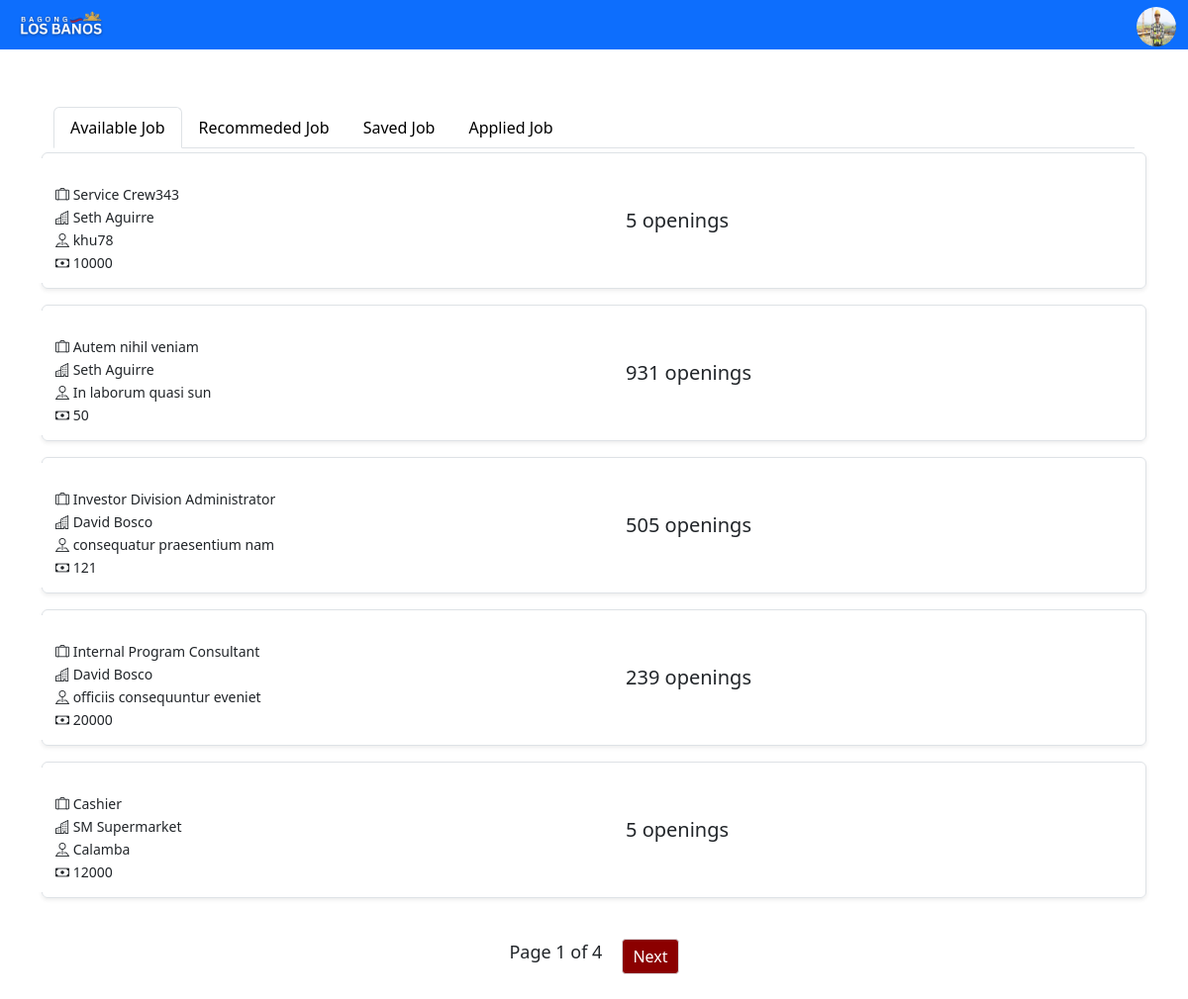
The page /Applicant/applicant_home.php (signed in) on the database its author committed.
### tables this page shows
CREATE TABLE `applicant_profile` (
  `id` int(255) NOT NULL,
  `username` varchar(255) NOT NULL,
  `password` varchar(255) NOT NULL,
  `is_verified` varchar(255) NOT NULL,
  `otp` varchar(255) NOT NULL,
  `otp_expiry` datetime(6) NOT NULL,
  `reset_token` varchar(255) NOT NULL,
  `reset_token_expiry` varchar(255) NOT NULL,
  `email` varchar(255) NOT NULL,
  `fname` varchar(255) NOT NULL,
  `lname` varchar(255) NOT NULL,
  `mname` varchar(255) NOT NULL,
  `dob` date NOT NULL,
  `pob` varchar(255) NOT NULL,
  `age` int(255) NOT NULL,
  `height` int(255) NOT NULL,
  `sex` varchar(255) NOT NULL,
  `civil_status` varchar(255) NOT NULL,
  `contact_no` int(255) NOT NULL,
  `landline` varchar(255) NOT NULL,
  `photo` varchar(255) NOT NULL,
  `present_address` varchar(255) NOT NULL,
  `tin` int(255) NOT NULL,
  `sss_no` int(255) NOT NULL,
  `pagibig_no` int(255) NOT NULL,
  `philhealth_no` int(255) NOT NULL,
  `passport_no` int(255) NOT NULL,
  `passport_expiry` datetime(6) DEFAULT NULL,
  `tertiary_school` varchar(255) NOT NULL,
  `tertiary_graduated` date NOT NULL,
  `tertiary_award` varchar(255) NOT NULL,
  `college_school` varchar(255) NOT NULL,
  `college_graduated` date NOT NULL,
  `college_award` varchar(255) NOT NULL,
  `tertiary_course` varchar(255) NOT NULL,
  `preferred_work_location` varchar(255) NOT NULL,
  `work_location` varchar(255) NOT NULL,
  `preferred_occupation` varchar(255) NOT NULL,
  `disability` varchar(255) NOT NULL,
  `selected_option` varchar(255) NOT NULL,
  `four_ps` varchar(255) NOT NULL,
  `prefix` varchar(255) NOT NULL,
  `religion` varchar(255) NOT NULL,
  `employment_status` varchar(255) NOT NULL,
  `resume` varchar(255) NOT NULL,
  `applicant_type` enum('Training','Employment') NOT NULL,
  `expected_salary` int(255) NOT NULL,
  `grad_course` varchar(255) NOT NULL
);

CREATE TABLE `job_post` (
  `id` int(255) NOT NULL,
  `employer_id` int(255) NOT NULL,
  `job_title` varchar(255) NOT NULL,
  `company_name` varchar(255) NOT NULL,
  `job_type` varchar(255) NOT NULL,
  `salary` varchar(255) NOT NULL,
  `job_description` varchar(255) NOT NULL,
  `selected_option` varchar(255) NOT NULL,
  `vacant` int(255) NOT NULL,
  `requirement` varchar(255) NOT NULL,
  `work_location` varchar(255) NOT NULL,
  `education` varchar(255) NOT NULL,
  `remarks` varchar(255) NOT NULL,
  `date_posted` date NOT NULL,
  `is_active` tinyint(6) NOT NULL
);

### Applicant/jobpages/job_list.php (the view, shortened to what this page needs)
<?php
$applicantid = $_SESSION['applicant_id'];
$limit = 5;
$page = isset($_GET['page']) ? (int)$_GET['page'] : 1;
$start = ($page - 1) * $limit;
$totalQuery = "SELECT COUNT(jp.id) AS total
               FROM job_post jp
               WHERE jp.is_active = 1
               AND jp.id NOT IN (
                   SELECT job_id FROM save_job WHERE applicant_id = ?
               )
               AND jp.id NOT IN (
                   SELECT job_posting_id FROM applied_job WHERE applicant_id = ?
               )";
$totalStmt = $conn->prepare($totalQuery);
$totalStmt->bind_param("ii", $applicantid, $applicantid);
$totalStmt->execute();
$totalResult = $totalStmt->get_result();
$totalRow = $totalResult->fetch_assoc();
$totalJobs = $totalRow['total'];
$totalPages = ceil($totalJobs / $limit);
$query = "SELECT jp.*
          FROM job_post jp
          WHERE jp.is_active = 1
          AND jp.id NOT IN (
              SELECT job_id FROM save_job WHERE applicant_id = ?
          )
          AND jp.id NOT IN (
              SELECT job_posting_id FROM applied_job WHERE applicant_id = ?
          )
          ORDER BY jp.date_posted DESC
          LIMIT ?, ?";
$stmt = $conn->prepare($query);
$stmt->bind_param("iiii", $applicantid, $applicantid, $start, $limit);
$stmt->execute();
$result = $stmt->get_result();
?>
<!DOCTYPE html>
<html lang="en">
<head>
    <link href="https://cdn.jsdelivr.net/npm/bootstrap@5.3.0-alpha3/dist/css/bootstrap.min.css" rel="stylesheet">
    <link rel="stylesheet" href="https://cdn.jsdelivr.net/npm/bootstrap-icons/font/bootstrap-icons.css">
</head>
<body>
<div class="table container mt-1">
<?php while ($row = $result->fetch_assoc()) { ?>
        <a href="jobpages/jobdetails.php?id=<?= urlencode(base64_encode($row['id'])) ?>" class="text-decoration-none text-dark">
            <div class="row job-row border rounded mb-3 shadow-sm" style="cursor: pointer;">
                <div class="col-md-6 row justify-content-start">
                    <div class="col-md-12 pt-3 text-start">
                        <div class="col"><p class="text-start"><i class="bi bi-suitcase-lg"></i> <?= htmlspecialchars($row['job_title']) ?></p></div>
                        <div class="col"><p class="text-start"><i class="bi bi-buildings"></i> <?= htmlspecialchars($row['company_name']) ?></p></div>
                        <div class="col"><p class="text-start"><i class="bi bi-pin-map"></i> <?= htmlspecialchars($row['work_location']) ?></p></div>
                        <div class="col"><p class="text-start"><i class="bi bi-cash"></i> <?= htmlspecialchars($row['salary']) ?></p></div>
                    </div>
                </div>
                <div class="col-md-4 pt-5 text-start">
                    <span class="ms-5 fs-5">
                        <?= htmlspecialchars($row['vacant']) ?> openings
                    </span>
                </div>
                <div class="col-md-2 pt-5 text-start">
                </div>
            </div>
        </a>
    <?php } ?>
</div>
<div class="pagination justify-content-center">
    <span>Page <?= $page ?> of <?= $totalPages ?></span>
    <?php if ($page < $totalPages): ?>
        <a href="?page=<?= $page + 1 ?>&joblist" class="next">Next</a>
    <?php endif; ?>
</div>
</body>
</html>

### Applicant/applicant_home.php (shortened to what this page needs)
<?php
include '../db.php';
$applicantid = $_SESSION['applicant_id'];
$sql = "SELECT * FROM applicant_profile WHERE id = ?";
$stmt = $conn->prepare($sql);
$stmt->bind_param("i", $applicantid);
$stmt->execute();
$result_emp = $stmt->get_result();
$row_emp = $result_emp->fetch_assoc();
?>
<!DOCTYPE html>
<html lang="en">
<head>
    <link href="https://cdn.jsdelivr.net/npm/bootstrap@5.3.0-alpha3/dist/css/bootstrap.min.css" rel="stylesheet">
    <link rel="stylesheet" href="https://cdn.jsdelivr.net/npm/bootstrap-icons/font/bootstrap-icons.css">
    <link rel="stylesheet" href="css/jobpage.css">
</head>
<body>
<div class="header">
    <div class="container-fluid align-items-center">
        <div class="row align-items-center">
            <div class="col-md-2 col-xxl-3 text-start">
                    <img src="../img/logolb.png" alt="lblogo" style="height: 50px;">
            </div>
            <div class="col-md-8 col-xxl-6 text-center">
            </div>
            <div class="col-md-2 col-xxl-3 text-end">
                <div class="dropdown">
                    <a href="#" class="text-decoration-none" id="profileDropdown" data-bs-toggle="dropdown" aria-expanded="false">
                        <?php if (!empty($row_emp['photo'])): ?>
                            <img id="preview" src="<?php echo $row_emp['photo']; ?>" alt="Profile Image" class="img-fluid rounded-circle" style="width: 40px; height: 40px;">
                        <?php else: ?>
                            <img src="../img/user-placeholder.png" alt="Profile Picture" class="img-fluid rounded-circle" style="width: 40px; height: 40px;">
                        <?php endif; ?>
                    </a>
                </div>
            </div>
        </div>
    </div>
</div>
<div class="container mt-4">
    <div class="container mt-4 mb-3">
        <ul class="nav nav-tabs" role="tablist">
            <li class="nav-item">
                <a class="nav-link" id="toggleButton" href="#" data-tab="joblist" role="tab">Available Job</a>
            </li>
            <li class="nav-item">
                <a class="nav-link" id="toggleButton4" href="#" data-tab="recommeded" role="tab">Recommeded Job</a>
            </li>
            <li class="nav-item">
                <a class="nav-link" id="toggleButton3" href="#" data-tab="savejob" role="tab">Saved Job</a>
            </li>
            <li class="nav-item">
                <a class="nav-link" id="toggleButton2" href="#" data-tab="appliedjob" role="tab">Applied Job</a>
            </li>
        </ul>
    </div>
    <div class="row align-items-start" style="margin-top:-1.6rem;">
        <div id="joblist" class="jobs">
            <?php
                include 'jobpages/job_list.php';
            ?>
        </div>
            <?php
                include 'jobpages/job_recommeded.php';
            ?>
            <?php
                include 'jobpages/saved_jobs.php';
            ?>
            <?php
                include 'jobpages/applied_jobs.php';
            ?>
    </div>
</div>
</body>
</html>

### Applicant/css/jobpage.css (style rules this page uses)
* { margin: 0; padding: 0; box-sizing: border-box; }
body { font-family: Arial, sans-serif; background-color: #d9d9d9; }
.header { background:#0D6EFD; color: white; height: 50px; width: 100%; text-align: center; }
.pagination { text-align: center; margin: 20px 0; }
.pagination a { text-decoration: none; background-color: #8B0000; color: white; padding: 8px 15px; margin: 5px; border-radius: 5px; }
.pagination span { font-size: 18px; margin: 0 10px; }
.job-row { margin: 2px 0; padding: 5px; }
.job-row p { margin: 2px 0; font-size: 14px; }
.job-row span { font-size: 14px; }
.container { padding: 5px; }
.col-md-2, .col-md-8 { padding: 2px; }
a.nav-link { color: black; text-decoration: none; }

### Applicant/jobpages/saved_jobs.php (style rules this page uses)
.pagination a { margin: 0 10px; padding: 5px 10px; border: 1px solid #dee2e6; border-radius: 4px; text-decoration: none; }

### Applicant/jobpages/applied_jobs.php (style rules this page uses)
.pagination a { margin: 0 10px; padding: 5px 10px; border: 1px solid #dee2e6; border-radius: 4px; text-decoration: none; }

### rows shown on the page
applicant_profile: photo (picture)
job_post: job_title "Service Crew343", company_name "Seth Aguirre", work_location "khu78", salary "10000", vacant "5"
job_post: job_title "Autem nihil veniam", company_name "Seth Aguirre", work_location "In laborum quasi sun", salary "50", vacant "931"
job_post: job_title "Investor Division Administrator", company_name "David Bosco", work_location "consequatur praesentium nam", salary "121", vacant "505"
job_post: job_title "Internal Program Consultant", company_name "David Bosco", work_location "officiis consequuntur eveniet", salary "20000", vacant "239"
job_post: job_title "Cashier", company_name "SM Supermarket", work_location "Calamba", salary "12000", vacant "5"

### other values the page prints
$page "1"
$totalPages "4"
